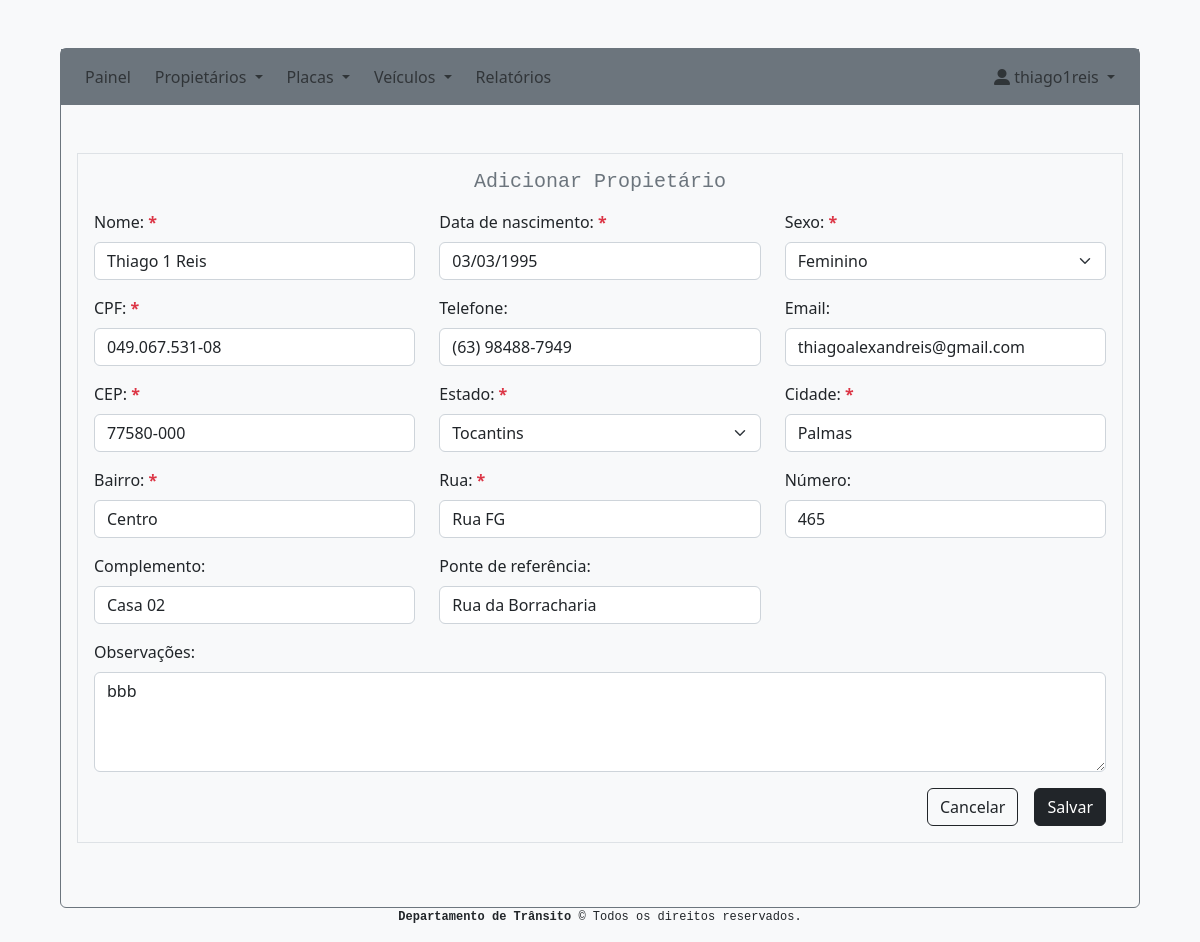
/sistema/propietario/editar/2 (signed in), run on an earlier commit of the app's database.
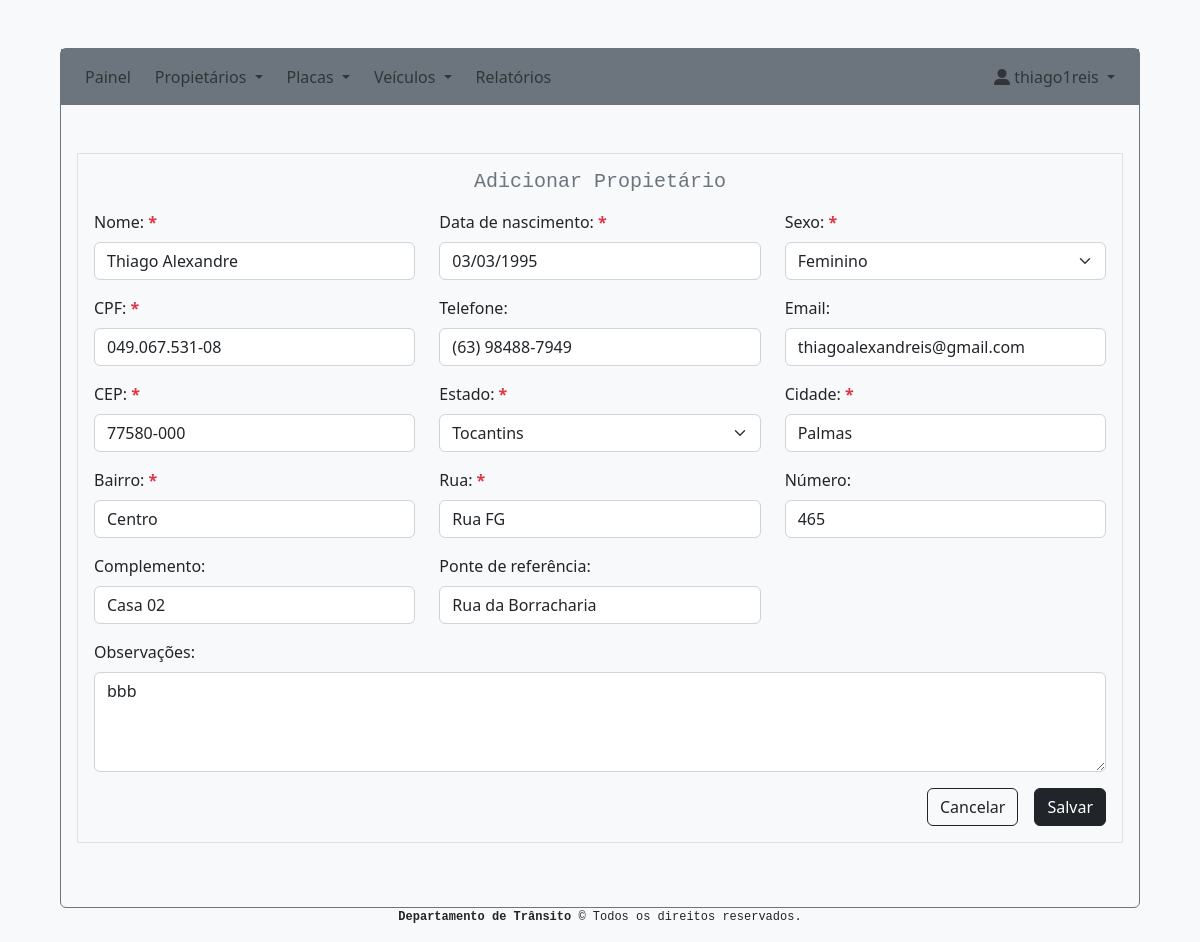
And on a later commit of the database.
### system/models.py (models this page shows, shortened)
class Owner(models.Model):
    SEX_CHOICES = [
        ('Feminino', 'Feminino'),
        ('Maculino', 'Maculino'),
        ('Outro', 'Outro')
    ]
    name = models.CharField(max_length=255)
    birth_date = models.DateField()
    sex = models.CharField(max_length=10, choices=SEX_CHOICES, blank=False, null=False)
    cpf = models.CharField(max_length=255)
    telephone = models.CharField(max_length=255, blank=True, null=True)
    email = models.EmailField(blank=True, null=True)
    zip_code = models.CharField(max_length=255)
    state = models.CharField(max_length=25, choices=STATE_CHOICES, blank=False, null=False)
    city = models.CharField(max_length=255)
    district = models.CharField(max_length=255)
    road = models.CharField(max_length=255)
    number = models.IntegerField(blank=True, null=True)
    complement = models.CharField(max_length=255, blank=True, null=True)
    reference_point = models.CharField(max_length=255, blank=True, null=True)
    comments = models.CharField(max_length=255, blank=True, null=True)
    created = models.DateTimeField('created', auto_now_add=True)
    modified = models.DateTimeField('modified', auto_now=True)

### system/views.py (the view)
# urls.py: path('propietario/editar/<int:owner_pk>', views.owner_edit, name='owner_edit'),
@login_required(login_url="/")
def owner_edit(request, owner_pk):
    owner = Owner.objects.get(pk=owner_pk)
    form = OwnerForm(request.POST or None, instance=owner)
    try:
        if request.POST:
            if form.is_valid():
                form.save()
                messages.success(request, 'Dados do propietário editado com sucesso!')
                return redirect('owner_index')
    except Exception as error:
        context = {
            'form': form,
            'owner': owner.id
        }
        messages.error(request, error)
        return render(request, 'system/owner_edit.html', context,)
    context = {
        'form': form,
        'owner': owner.id
    }
    return render(request, 'system/owner_edit.html', context,)

### system/templates/system/owner_edit.html (shortened to what the changed rows need)
{% extends 'base.html' %}
{% load crispy_forms_tags %}
{% block content %}
    <div class="border p-3 m-3">
        <form action="{% url 'owner_edit' owner %}" method="POST">
                 <div class="row">
                    <div class="col-sm-4 mb-3">
                        {{ form.name|as_crispy_field }}
                    </div>
                    <div class="col-sm-4 mb-3">
                        {{ form.birth_date|as_crispy_field }}
                    </div>
                    <div class="col-sm-4 mb-3">
                        <label for="sex" class="form-label">Sexo: <span class="text-danger fw-bold">*</span></label><br>
                        {{ form.sex|as_crispy_field }}
                    </div>
                    <div class="col-sm-4 mb-3">
                        {{ form.cpf|as_crispy_field }}
                    </div>
                    <div class="col-sm-4 mb-3">
                        {{ form.telephone|as_crispy_field }}
                    </div>
                    <div class="col-sm-4 mb-3">
                        {{ form.email|as_crispy_field }}
                    </div>
                    <div class="col-sm-4 mb-3">
                        {{ form.zip_code|as_crispy_field }}
                    </div>
                    <div class="col-sm-4 mb-3">
                        {{ form.state|as_crispy_field }}
                    </div>
                    <div class="col-sm-4 mb-3">
                        {{ form.city|as_crispy_field }}
                    </div>
                    <div class="col-sm-4 mb-3">
                        {{ form.district|as_crispy_field }}
                    </div>
                    <div class="col-sm-4 mb-3">
                        {{ form.road|as_crispy_field }}
                    </div>
                    <div class="col-sm-4 mb-3">
                        {{ form.number|as_crispy_field }}
                    </div>
                    <div class="col-sm-4 mb-3">
                        {{ form.complement|as_crispy_field }}
                    </div>
                    <div class="col-sm-4 mb-3">
                        {{ form.reference_point|as_crispy_field }}
                    </div>
                    <div class="col-sm-12 mb-3">
                        {{ form.comments|as_crispy_field }}
                    </div>
                </div>
        </form>
    </div>
{% endblock %}

What changed in the data, as far as the page shows it:
changed Owner "Feminino": name "Thiago 1 Reis" → "Thiago Alexandre"
